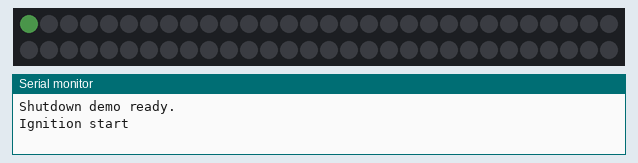
A sketch run on a simulated Seeed XIAO ESP32-C3. Parts: 60 RGB LEDs in strip order, left to right, continuing on the next row, the last lines printed to the serial monitor. Dim RGB values are drawn brighter than linear.

Above: at 0.16 s.
At 1.14 s:
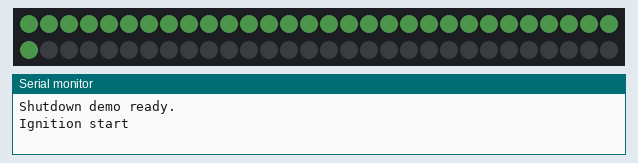
At 2.0 s:
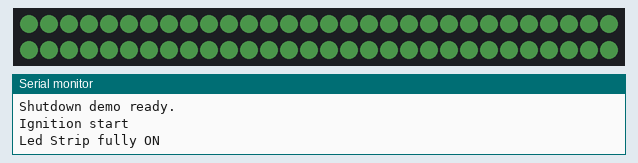
At 4.07 s:
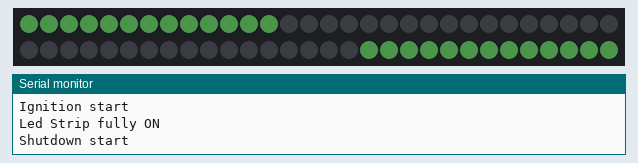
At 5.85 s:
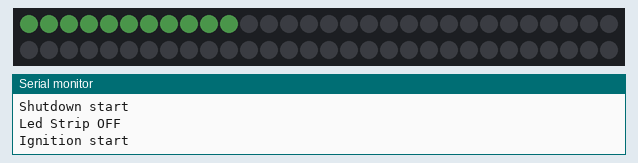

Measured:
- by itself, everything shown: repeats every 5.4 s, in 13 steps

The sketch:

step_11_shutdown_animation.ino
```cpp
// STEP 11: Shutdown Animation
//
// WIRING DIAGRAM
// XIAO ESP32-C3 D8 -> NeoPixel DIN
// XIAO ESP32-C3 5V/VBUS -> NeoPixel 5V
// XIAO ESP32-C3 GND -> NeoPixel GND

#include <Adafruit_NeoPixel.h>

#define USE_SUPER_MINI_PINS 0

#if USE_SUPER_MINI_PINS
const int LED_STRIP_PIN = 2;
#else
const int LED_STRIP_PIN = D8;
#endif
const int LED_COUNT = 60;
const int SAFE_BRIGHTNESS = 25;
const int SHUTDOWN_PEAK_BRIGHTNESS = 60;
const int BLADE_RED = 0;
const int BLADE_GREEN = 100;
const int BLADE_BLUE = 0;
const int BLADE_WHITE = 100;

Adafruit_NeoPixel strip(LED_COUNT, LED_STRIP_PIN, NEO_GRBW + NEO_KHZ800);

void pulseBrightness();

void setup() {
  Serial.begin(115200);
  strip.begin();
  strip.setBrightness(SAFE_BRIGHTNESS);
  strip.clear();
  strip.show();
  Serial.println("Shutdown demo ready.");
}

void loop() {
  Serial.println("Ignition start");
  igniteBlade();
  Serial.println("Led Strip fully ON");
  delay(1000);
  Serial.println("Shutdown start");
  shutdownBlade();
  Serial.println("Led Strip OFF");
  delay(1000);
}

void igniteBlade() {
  for (int i = 0; i < LED_COUNT; i++) {
    strip.setPixelColor(i, strip.Color(BLADE_RED, BLADE_GREEN, BLADE_BLUE, BLADE_WHITE));
    strip.show();
    delay(30);
  }
}

void shutdownBlade() {
  pulseBrightness();

  int leftIndex = (LED_COUNT - 1) / 2;
  int rightIndex = LED_COUNT / 2;

  while (leftIndex >= 0 || rightIndex < LED_COUNT) {
    if (leftIndex >= 0) {
      strip.setPixelColor(leftIndex, 0);
    }

    if (rightIndex < LED_COUNT) {
      strip.setPixelColor(rightIndex, 0);
    }

    strip.show();
    delay(30);

    leftIndex--;
    rightIndex++;
  }

  strip.setBrightness(SAFE_BRIGHTNESS);
  strip.clear();
  strip.show();
}

void pulseBrightness() {
  for (int brightness = SAFE_BRIGHTNESS; brightness <= SHUTDOWN_PEAK_BRIGHTNESS; brightness += 5) {
    strip.setBrightness(brightness);
    strip.show();
    delay(15);
  }

  for (int brightness = SHUTDOWN_PEAK_BRIGHTNESS; brightness >= SAFE_BRIGHTNESS; brightness -= 5) {
    strip.setBrightness(brightness);
    strip.show();
    delay(35);
  }
}
```
